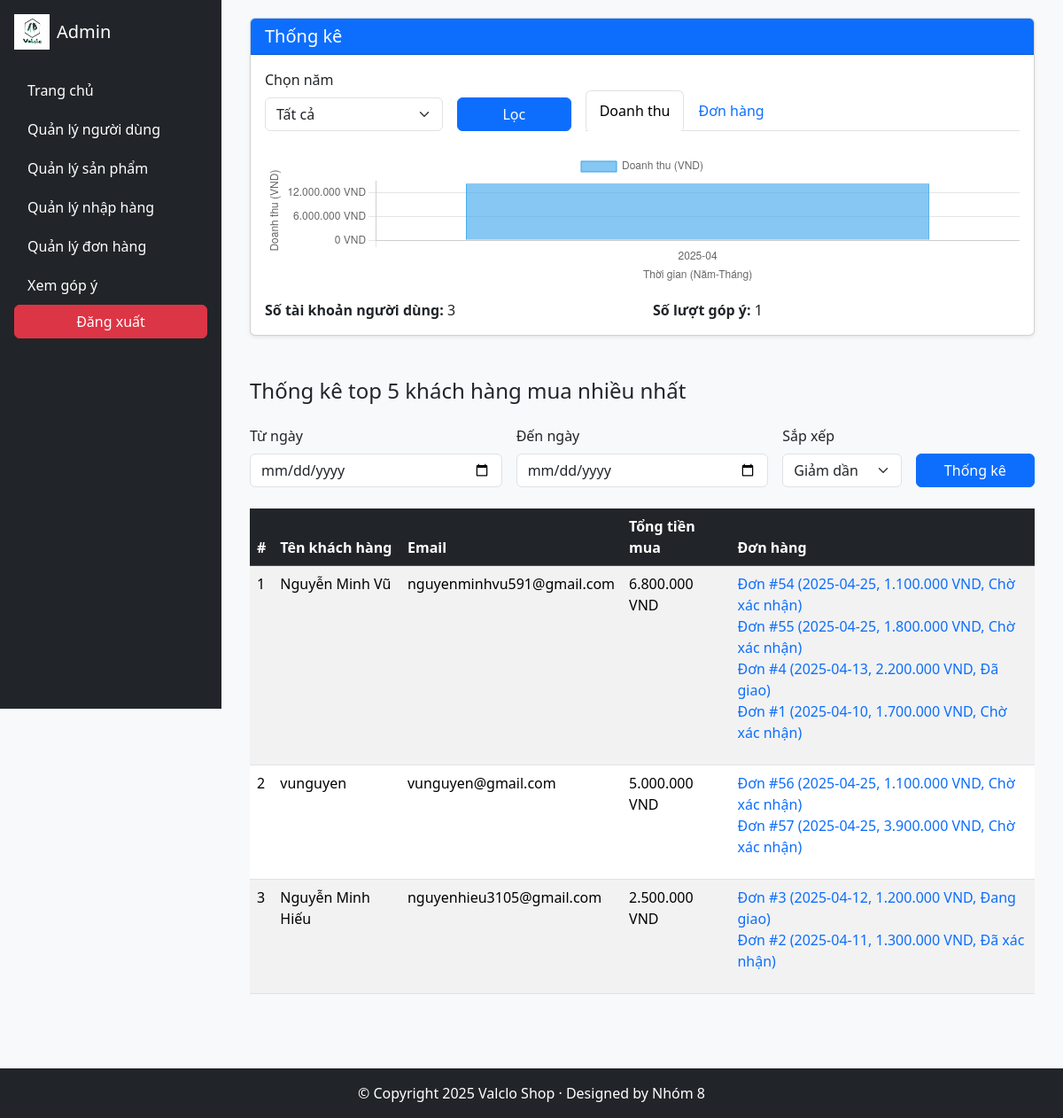
Before: /Admin/index.php (signed in) with the older database file.
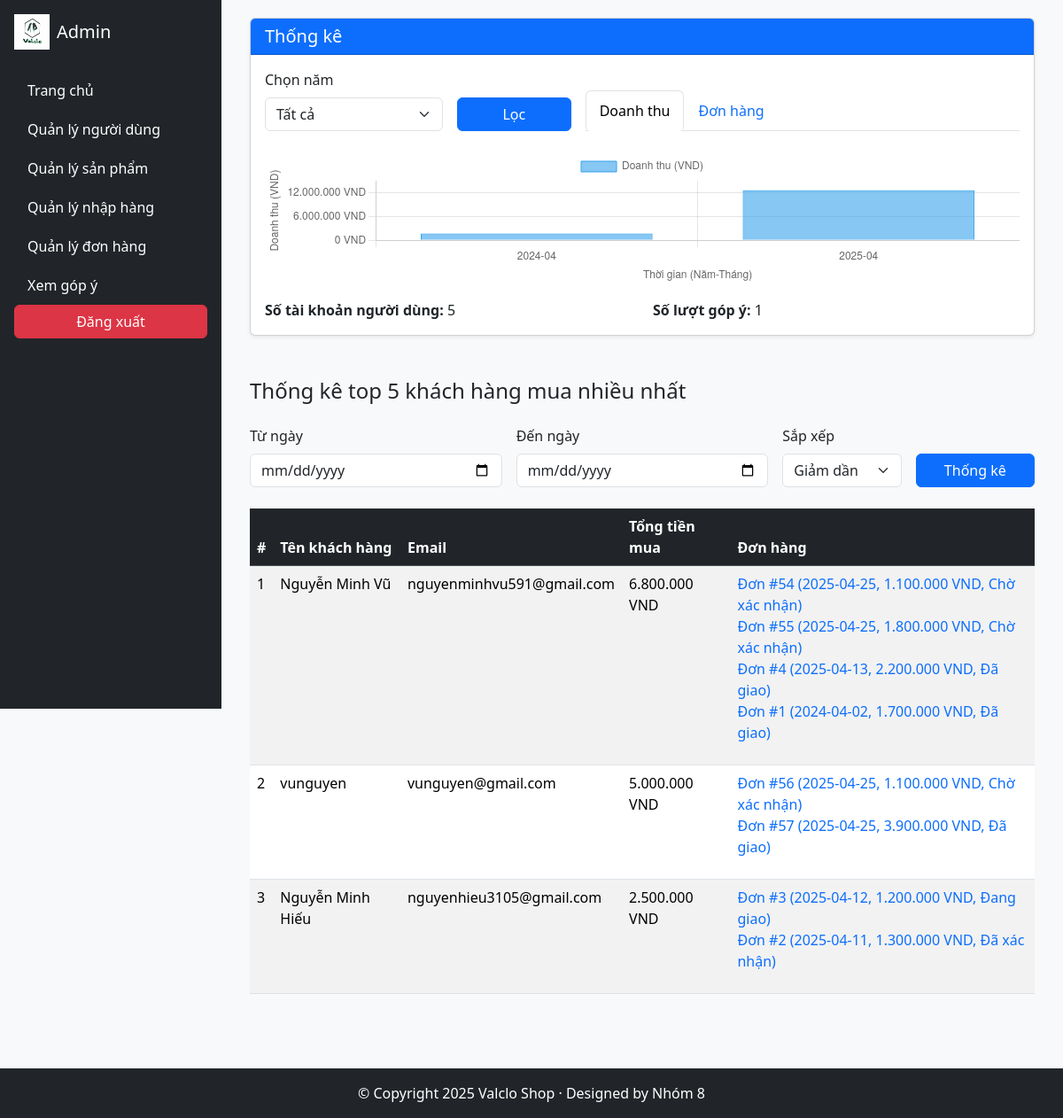
After: the same page with the newer database file.
### tables this page shows
CREATE TABLE `account` (
  `ID` bigint(20) NOT NULL,
  `CMND` varchar(10) DEFAULT NULL,
  `FNAME` varchar(50) DEFAULT NULL,
  `PHONE` varchar(10) DEFAULT NULL,
  `ADDRESS` text DEFAULT NULL,
  `USERNAME` varchar(50) DEFAULT NULL,
  `EMAIL` varchar(250) DEFAULT NULL,
  `PWD` varchar(50) DEFAULT NULL,
  `IMG_URL` varchar(250) DEFAULT NULL,
  `RANK` int(11) DEFAULT NULL,
  `STATUS` enum('Hoạt động','Bị ban','','') NOT NULL DEFAULT 'Hoạt động',
  `REASON_BANNED` varchar(255) DEFAULT NULL
);

CREATE TABLE `order` (
  `ID` bigint(20) NOT NULL,
  `UID` bigint(20) NOT NULL,
  `TIME` date DEFAULT NULL,
  `STATUS` enum('Chờ xác nhận','Đã xác nhận','Đang giao','Đã giao','Khách hàng hủy','Cửa hàng hủy') DEFAULT 'Chờ xác nhận',
  `TOTAL_PRICE` int(11) DEFAULT NULL,
  `METHOD` enum('Momo','Paypal','COD') DEFAULT NULL
);

### Admin/thongke.php (the view, shortened to what this page needs)
<?php
$userCountResult = $conn->query("
    SELECT COUNT(ID) AS user_count
    FROM `account`
");
$userCount = $userCountResult->fetch_assoc()['user_count'] ?? 0;
$messageCountResult = $conn->query("
    SELECT COUNT(ID) AS message_count
    FROM `message`
");
$messageCount = $messageCountResult->fetch_assoc()['message_count'] ?? 0;
$revenueAndOrders = [];
$query = "
    SELECT DATE_FORMAT(TIME, '%Y-%m') AS period,
           SUM(TOTAL_PRICE) AS total_revenue,
           COUNT(ID) AS order_count
    FROM `order`
    GROUP BY DATE_FORMAT(TIME, '%Y-%m')
    ORDER BY DATE_FORMAT(TIME, '%Y-%m')
";
$result = $conn->query($query);
if ($result) {
    $revenueAndOrders = $result->fetch_all(MYSQLI_ASSOC);
}
$start_date = $_SESSION['top5_start_date'] ?? '';
$end_date = $_SESSION['top5_end_date'] ?? '';
$sort_order = $_SESSION['top5_sort_order'] ?? 'DESC';
$topCustomers = [];
$useTimeFilter = !empty($start_date) && !empty($end_date);
if ($useTimeFilter) {
    $query = "
        WITH TopCustomers AS (
            SELECT a.ID, a.FNAME, a.EMAIL, SUM(o.TOTAL_PRICE) AS total_spent
            FROM account a
            JOIN `order` o ON a.ID = o.UID
            WHERE o.TIME BETWEEN ? AND ?
            GROUP BY a.ID
            ORDER BY total_spent DESC
            LIMIT 5
        )
        SELECT * FROM TopCustomers
        ORDER BY total_spent $sort_order
    ";
    $stmt = $conn->prepare($query);
    $stmt->bind_param('ss', $start_date, $end_date);
} else {
    $query = "
        WITH TopCustomers AS (
            SELECT a.ID, a.FNAME, a.EMAIL, SUM(o.TOTAL_PRICE) AS total_spent
            FROM account a
            JOIN `order` o ON a.ID = o.UID
            GROUP BY a.ID
            ORDER BY total_spent DESC
            LIMIT 5
        )
        SELECT * FROM TopCustomers
        ORDER BY total_spent $sort_order
    ";
    $stmt = $conn->prepare($query);
}
$stmt->execute();
$topCustomersResult = $stmt->get_result();
$tempCustomers = $topCustomersResult->fetch_all(MYSQLI_ASSOC);
$uniqueCustomers = [];
$seenIds = [];
foreach ($tempCustomers as $customer) {
    if (!in_array($customer['ID'], $seenIds)) {
        $uniqueCustomers[] = $customer;
        $seenIds[] = $customer['ID'];
    }
}
foreach ($uniqueCustomers as $customer) {
    $customerId = $customer['ID'];
    if ($useTimeFilter) {
        $ordersQuery = "
            SELECT o.ID, o.TIME, o.TOTAL_PRICE, o.STATUS
            FROM `order` o
            WHERE o.UID = ? AND o.TIME BETWEEN ? AND ?
            ORDER BY o.TIME DESC
        ";
        $stmt = $conn->prepare($ordersQuery);
        $stmt->bind_param('iss', $customerId, $start_date, $end_date);
    } else {
        $ordersQuery = "
            SELECT o.ID, o.TIME, o.TOTAL_PRICE, o.STATUS
            FROM `order` o
            WHERE o.UID = ?
            ORDER BY o.TIME DESC
        ";
        $stmt = $conn->prepare($ordersQuery);
        $stmt->bind_param('i', $customerId);
    }
    $stmt->execute();
    $ordersResult = $stmt->get_result();
    $orders = $ordersResult->fetch_all(MYSQLI_ASSOC);
    $customerData = $customer;
    $customerData['orders'] = $orders;
    $topCustomers[] = $customerData;
}
?>
<div class="card shadow-sm">
    <div class="card-header bg-primary text-white">
        <h5 class="mb-0">Thống kê</h5>
    </div>
    <div class="card-body">
        <form id="filterForm" class="mb-4">
            <div class="row g-3 align-items-end">
                <div class="col-md-3">
                    <label for="selected_year" class="form-label">Chọn năm</label>
                    <select class="form-select" id="selected_year">
                        <option value="">Tất cả</option>
                    </select>
                </div>
                <div class="col-md-2">
                    <button type="button" id="filterBtn" class="btn btn-primary w-100">Lọc</button>
                </div>
                <div class="col-md-7">
                    <ul class="nav nav-tabs" id="statsTabs">
                        <li class="nav-item">
                            <button type="button" class="nav-link active" data-tab="revenue">Doanh thu</button>
                        </li>
                        <li class="nav-item">
                            <button type="button" class="nav-link" data-tab="orders">Đơn hàng</button>
                        </li>
                    </ul>
                </div>
            </div>
        </form>
        <div id="chartContainer">
            <?php if (!empty($revenueAndOrders)): ?>
                <canvas id="statsChart" style="max-height: 300px;"></canvas>
            <?php else: ?>
                <div class="alert alert-warning" role="alert">
                    Không có dữ liệu trong khoảng thời gian này.
                </div>
            <?php endif; ?>
        </div>
        <div class="row mt-3">
            <div class="col-md-6">
                <p class="mb-0"><strong>Số tài khoản người dùng:</strong> <?php echo $userCount; ?></p>
            </div>
            <div class="col-md-6">
                <p class="mb-0"><strong>Số lượt góp ý:</strong> <?php echo $messageCount; ?></p>
            </div>
        </div>
    </div>
</div>
<div class="mt-5">
    <h4 class="mb-4">Thống kê top 5 khách hàng mua nhiều nhất</h4>
    <form method="POST" class="mb-4">
        <div class="row g-3 align-items-end">
            <div class="col-md-4">
                <label for="start_date" class="form-label">Từ ngày</label>
                <input type="date" class="form-control" id="start_date" name="start_date" value="<?php echo $start_date; ?>">
            </div>
            <div class="col-md-4">
                <label for="end_date" class="form-label">Đến ngày</label>
                <input type="date" class="form-control" id="end_date" name="end_date" value="<?php echo $end_date; ?>">
            </div>
            <div class="col-md-2">
                <label for="sort_order" class="form-label">Sắp xếp</label>
                <select class="form-select" id="sort_order" name="sort_order">
                    <option value="DESC" <?php echo $sort_order === 'DESC' ? 'selected' : ''; ?>>Giảm dần</option>
                </select>
            </div>
            <div class="col-md-2">
                <button type="submit" class="btn btn-primary w-100">Thống kê</button>
            </div>
        </div>
    </form>
    <?php if (count($topCustomers) > 0): ?>
        <div class="table-responsive">
            <table class="table table-striped table-hover">
                <thead class="table-dark">
                    <tr>
                        <th>#</th>
                        <th>Tên khách hàng</th>
                        <th>Email</th>
                        <th>Tổng tiền mua</th>
                        <th>Đơn hàng</th>
                    </tr>
                </thead>
                <tbody>
                    <?php foreach ($topCustomers as $index => $customer): ?>
                        <tr>
                            <td><?php echo $index + 1; ?></td>
                            <td><?php echo htmlspecialchars($customer['FNAME']); ?></td>
                            <td><?php echo htmlspecialchars($customer['EMAIL']); ?></td>
                            <td><?php echo number_format($customer['total_spent'], 0, ',', '.'); ?> VND</td>
                            <td>
                                <ul class="list-unstyled">
                                    <?php foreach ($customer['orders'] as $order): ?>
                                        <li>
                                            <a href="order_detail_view.php?order_id=<?php echo $order['ID']; ?>" class="text-decoration-none">
                                                Đơn #<?php echo $order['ID']; ?> (<?php echo $order['TIME']; ?>,
                                                <?php echo number_format($order['TOTAL_PRICE'], 0, ',', '.'); ?> VND,
                                                <?php echo $order['STATUS']; ?>)
                                            </a>
                                        </li>
                                    <?php endforeach; ?>
                                </ul>
                            </td>
                        </tr>
                    <?php endforeach; ?>
                </tbody>
            </table>
        </div>
    <?php else: ?>
        <div class="alert alert-warning" role="alert">
            Không có dữ liệu khách hàng.
        </div>
    <?php endif; ?>
</div>

### Admin/index.php (shortened to what this page needs)
<!DOCTYPE html>
<html lang="en">
<head>
    <link href="https://cdn.jsdelivr.net/npm/bootstrap@5.3.3/dist/css/bootstrap.min.css" rel="stylesheet">
</head>
<body>
    <?php include 'admin_header.php'; ?>
    <main class="main-content">
        <div class="container-fluid">
            <?php include 'thongke.php'; ?>
        </div>
    </main>
    <?php include 'admin_footer.php'; ?>
</body>
</html>

### Admin/admin_header.php (shortened to what this page needs)
<nav class="sidebar bg-dark text-white d-flex flex-column p-3">
    <div class="d-flex align-items-center mb-4">
        <img src="./assets/img/np.png" alt="Logo" class="me-2" style="width: 40px; height: 40px;">
        <span class="fs-5"><?php echo ucfirst($_SESSION['username']); ?></span>
    </div>
    <ul class="nav flex-column">
        <li class="nav-item">
            <a href="index.php" class="nav-link text-white">Trang chủ</a>
        </li>
        <li class="nav-item">
            <a href="qlngdung.php" class="nav-link text-white">Quản lý người dùng</a>
        </li>
        <li class="nav-item">
            <a href="qlsp.php" class="nav-link text-white">Quản lý sản phẩm</a>
        </li>
        <li class="nav-item">
            <a href="qlnhaphang.php" class="nav-link text-white">Quản lý nhập hàng</a>
        </li>
        <li class="nav-item">
            <a href="qldonhang.php" class="nav-link text-white">Quản lý đơn hàng</a>
        </li>
        <li class="nav-item">
            <a href="gopy.php" class="nav-link text-white">Xem góp ý</a>
        </li>
        <li class="nav-item mt-auto">
            <form action="logout.php" method="post">
                <button type="submit" class="btn btn-danger w-100">Đăng xuất</button>
            </form>
        </li>
    </ul>
</nav>

### Admin/admin_footer.php
<footer class="bg-dark text-white text-center py-3 mt-5">
    <div class="container">
        <p class="mb-0">© Copyright 2025 Valclo Shop · Designed by Nhóm 8</p>
    </div>
</footer>

### Admin/index.php (style rules this page uses)
body { background-color: #f8f9fa; }
.main-content { margin-left: 250px; padding: 20px; min-height: calc(100vh - 100px); }

### Admin/admin_header.php (style rules this page uses)
.sidebar { position: fixed; top: 0; left: 0; height: 100vh; width: 250px; z-index: 1000; overflow-y: auto; }
.nav-link { padding: 10px 15px; border-radius: 5px; transition: background-color 0.3s; }

Changed rows visible on the page:
changed order id 1: TIME "2025-04-10" → "2024-04-02"; STATUS "Chờ xác nhận" → "Đã giao"
changed order id 57: STATUS "Chờ xác nhận" → "Đã giao"
Other visible differences:
chart data {{ implode(',', $labels) }}: "2025-04" → "2024-04","2025-04"
chart data {{ implode(',', $values) }}: 14300000 → 1700000,12600000
$userCount: "3" → "5"
